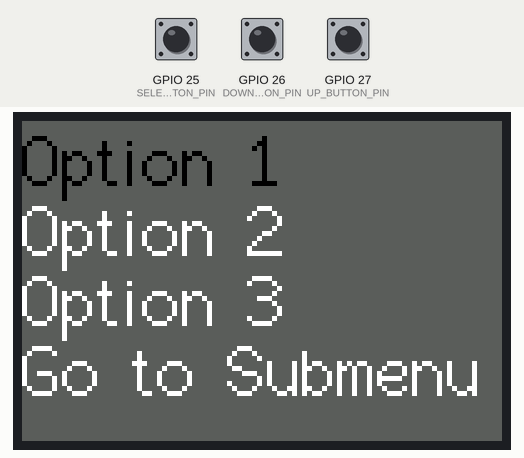
Recording of a program running on a simulated ESP32. Shown: 480×320 colour display. Inputs (shaded band) come from the test bench; at power-on: GPIO 25 (SELECT_BUTTON_PIN) HIGH, GPIO 26 (DOWN_BUTTON_PIN) HIGH, GPIO 27 (UP_BUTTON_PIN) HIGH. What the program prints to the serial monitor is not drawn.

Above: at 1.5 s.
1.6 s: GPIO 25 (SELECT_BUTTON_PIN) pulled LOW for 0.15 s
3.2 s: GPIO 26 (DOWN_BUTTON_PIN) pulled LOW for 3.2 s
At 7.4 s:
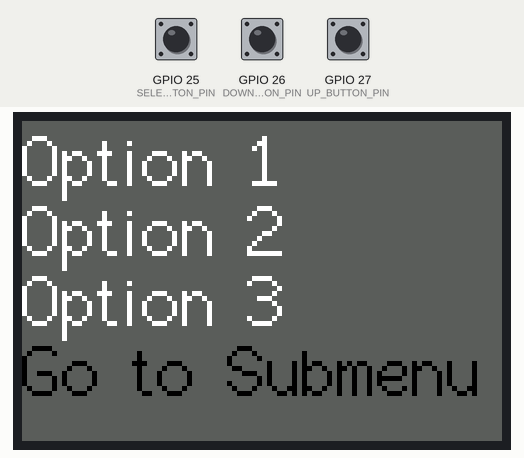
7.9 s: GPIO 25 (SELECT_BUTTON_PIN) pulled LOW for 1 s
At 10.1 s:
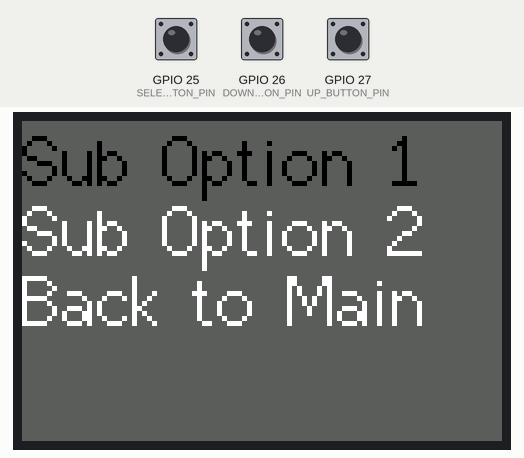
10.4 s: GPIO 27 (UP_BUTTON_PIN) pulled LOW for 1 s
At 10.65 s:
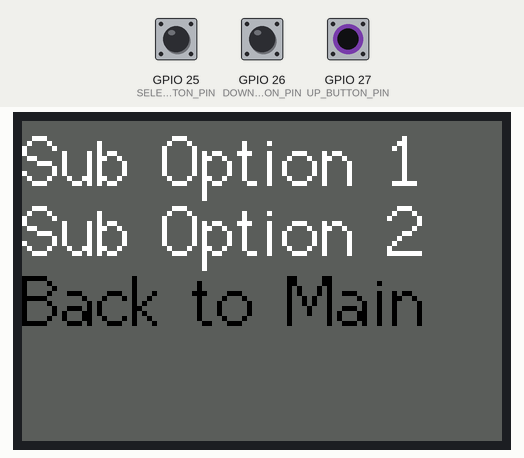
12.9 s: GPIO 26 (DOWN_BUTTON_PIN) pulled LOW for 0.15 s
At 13.9 s:
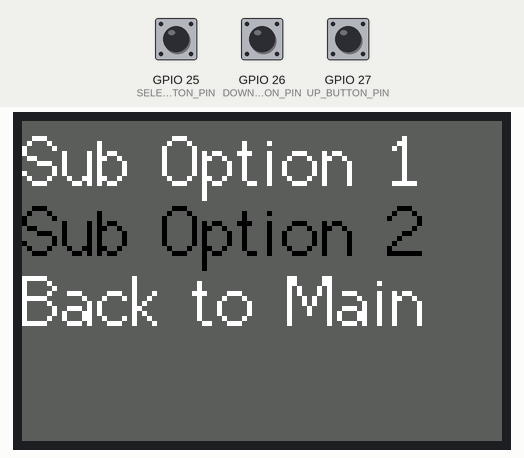
14.5 s: GPIO 25 (SELECT_BUTTON_PIN) pulled LOW for 3.2 s
Timing chart, 0 to 17.5 s (numbered marks = the images above; inputs shaded):
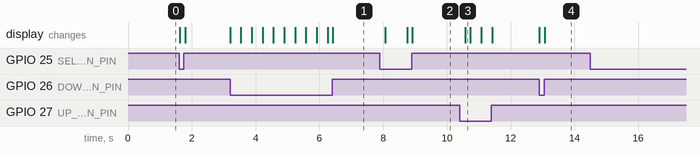

The program:

main.cpp
```cpp
#include <SPI.h>
#include <Arduino.h>
#include <TFT_eSPI.h> // Hardware-specific library

TFT_eSPI tft = TFT_eSPI();

#define TFT_GREY 0x5AEB // Custom grey color

// Pin definitions for active-low buttons
#define UP_BUTTON_PIN 27
#define DOWN_BUTTON_PIN 26
#define SELECT_BUTTON_PIN 25

int currentOption = 0;      // Index of the highlighted option
int currentMenuLevel = 0;   // Current level in the menu
bool inSubMenu = false;     // Track if we're in a submenu

// Define menu options for each level
const char* mainMenu[] = {"Option 1", "Option 2", "Option 3", "Go to Submenu"};
const char* subMenu[] = {"Sub Option 1", "Sub Option 2", "Back to Main"};

int mainMenuSize = sizeof(mainMenu) / sizeof(mainMenu[0]);
int subMenuSize = sizeof(subMenu) / sizeof(subMenu[0]);

void moveUp() {
  currentOption = (currentOption - 1 + (inSubMenu ? subMenuSize : mainMenuSize)) % (inSubMenu ? subMenuSize : mainMenuSize);
}

void moveDown() {
  currentOption = (currentOption + 1) % (inSubMenu ? subMenuSize : mainMenuSize);
}

void selectOption() {
  if (!inSubMenu && currentOption == mainMenuSize - 1) {
    // Enter submenu
    inSubMenu = true;
    currentOption = 0;
  } else if (inSubMenu && currentOption == subMenuSize - 1) {
    // Exit submenu
    inSubMenu = false;
    currentOption = 0;
  } else {
    // Handle option selection (implement functionality here)
    Serial.print("Selected: ");
    Serial.println(inSubMenu ? subMenu[currentOption] : mainMenu[currentOption]);
  }
}

void displayMenu() {
  tft.fillScreen(TFT_GREY);
  tft.setTextColor(TFT_WHITE, TFT_GREY);
  tft.setTextFont(2);
  tft.setTextSize(5);

  const char** menu = inSubMenu ? subMenu : mainMenu;
  int menuSize = inSubMenu ? subMenuSize : mainMenuSize;

  for (int i = 0; i < menuSize; i++) {
    if (i == currentOption) {
      // Highlight the current option
      tft.setTextColor(TFT_BLACK, TFT_YELLOW);
    } else {
      tft.setTextColor(TFT_WHITE, TFT_GREY);
    }
    tft.setCursor(0, i * 70);
    tft.println(menu[i]);
  }
}
// Debounce delay time
const unsigned long debounceDelay = 50;
unsigned long lastUpButtonPress = 0;
unsigned long lastDownButtonPress = 0;
unsigned long lastSelectButtonPress = 0;

void setup() {
  Serial.begin(9600);

  // Initialize TFT
  tft.init();
  tft.setRotation(1);

  // Initialize buttons
  // detachInterrupt(UP_BUTTON_PIN);
  //   detachInterrupt(DOWN_BUTTON_PIN);

  // detachInterrupt(SELECT_BUTTON_PIN);

  pinMode(UP_BUTTON_PIN, INPUT_PULLUP);
  // digitalWrite(UP_BUTTON_PIN, LOW);
  pinMode(DOWN_BUTTON_PIN, INPUT_PULLUP);
    // digitalWrite(DOWN_BUTTON_PIN, LOW);

  pinMode(SELECT_BUTTON_PIN, INPUT_PULLUP);
      // digitalWrite(SELECT_BUTTON_PIN, LOW);


  // Initial display of the menu
  displayMenu();

}

void loop() {
  // Check for button presses with debounce
 Serial.print(digitalRead(UP_BUTTON_PIN));
  Serial.print(digitalRead(DOWN_BUTTON_PIN));
   Serial.print(digitalRead(SELECT_BUTTON_PIN));
  if (digitalRead(UP_BUTTON_PIN) == LOW) {
    if (millis() - lastUpButtonPress > debounceDelay) {
      lastUpButtonPress = millis();
      moveUp();
      displayMenu();
    }
  }

  if (digitalRead(DOWN_BUTTON_PIN) == LOW) {
    if (millis() - lastDownButtonPress > debounceDelay) {
      lastDownButtonPress = millis();
      moveDown();
      displayMenu();
    }
  }

  if (digitalRead(SELECT_BUTTON_PIN) == LOW) {
    if (millis() - lastSelectButtonPress > debounceDelay) {
      lastSelectButtonPress = millis();
      selectOption();
      displayMenu();
    }
  }
}
```

Measured:
- after the input at 3.2 s, the display: first changes at once (image 1 shows a later state)
- after the input at 7.9 s, the display: changes after 0.17 s (image 2)
- after the input at 10.4 s, the display: changes after 0.17 s (image 3)
- after the input at 12.9 s, the display: first changes at once (image 4 shows a later state)
